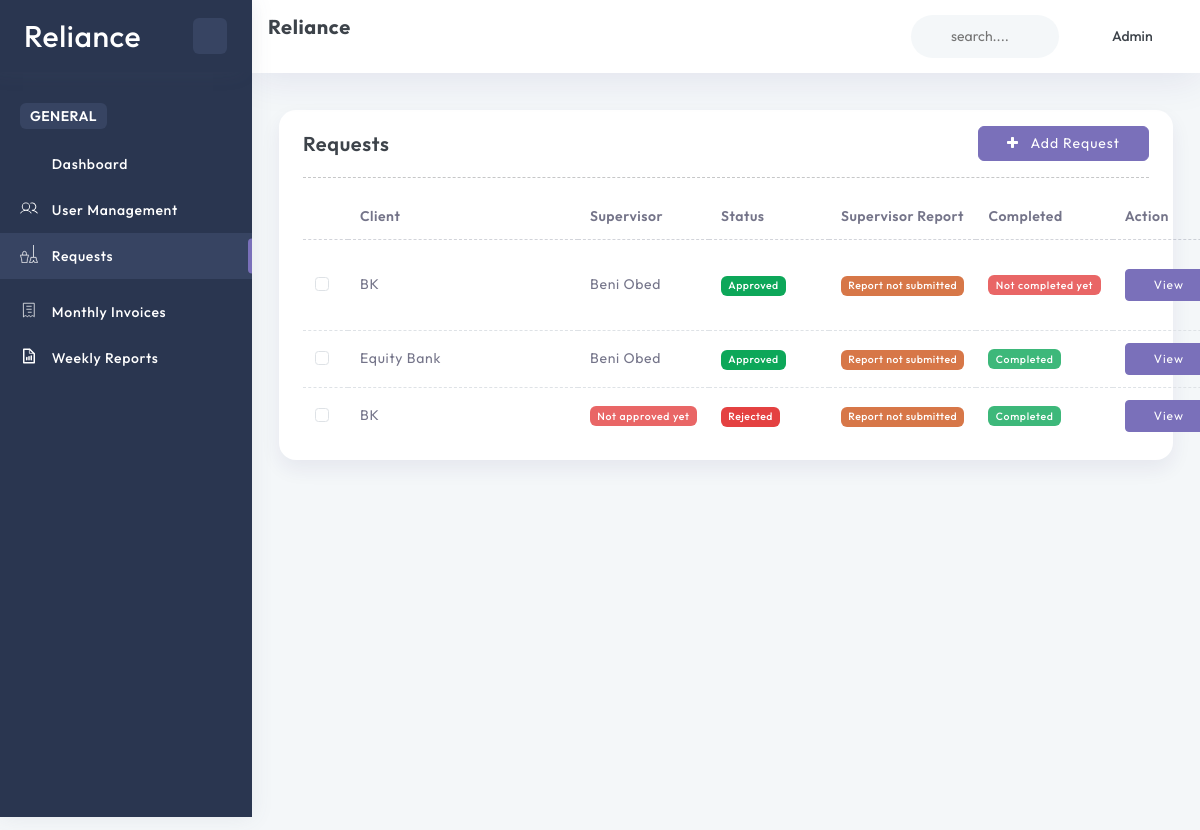
/cleanup-requests/ (signed in), run on an earlier commit of the app's database.
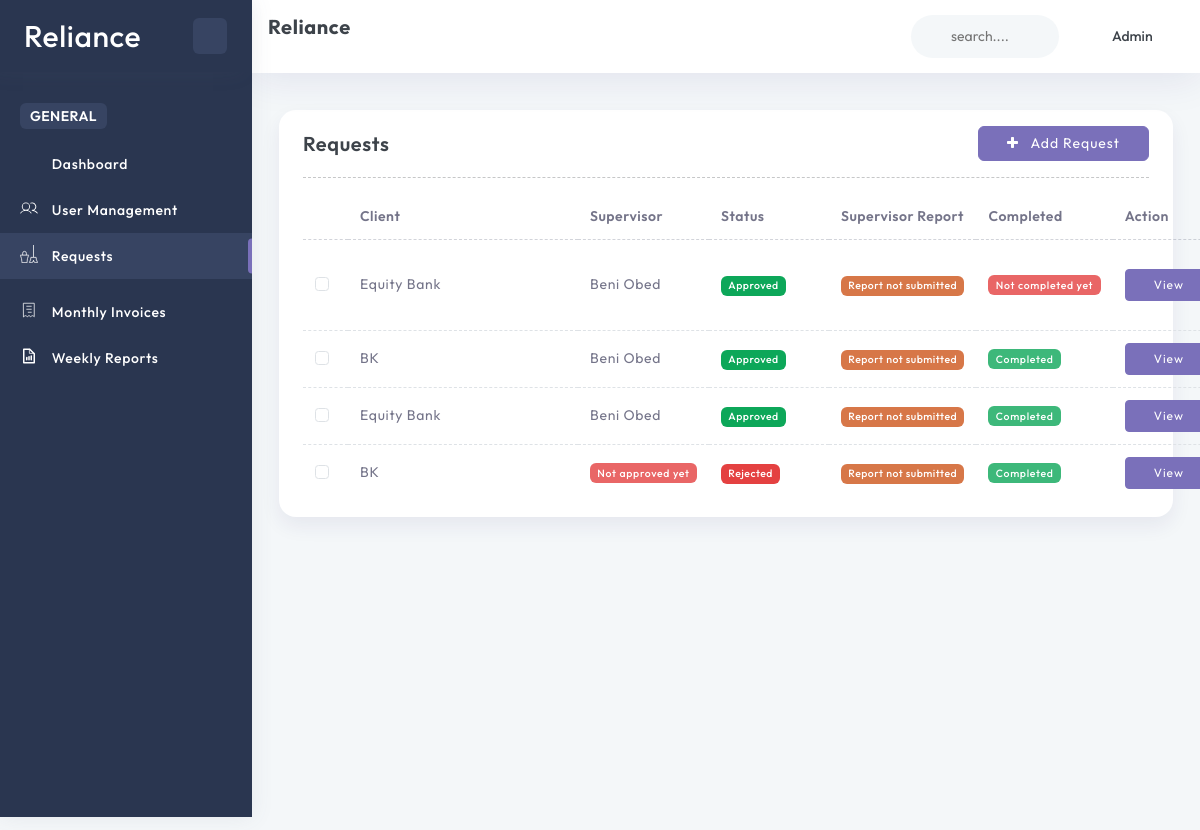
And on a later commit of the database.
### home/models.py (models this page shows, shortened)
class CleanupRequest(models.Model):
    STATUS_CHOICES = [
        ('Pending', 'Pending'),
        ('Approved', 'Approved'),
        ('Rejected', 'Rejected'),
    ]
    client = models.ForeignKey(User, on_delete=models.CASCADE, related_name='cleanup_requests')
    supervisor = models.ForeignKey(User, on_delete=models.SET_NULL, null=True, blank=True, related_name='assigned_cleanup_requests')
    status = models.CharField(max_length=10, choices=STATUS_CHOICES, default='Pending')
    description = models.TextField()
    requested_at = models.CharField(max_length=40, null=True, blank=True)
    approved_at = models.DateTimeField(null=True, blank=True)
    completed_at = models.DateTimeField(null=True, blank=True)
    invoice = models.FileField(upload_to='invoices/', null=True, blank=True)
    feedback = models.TextField(null=True, blank=True)
    supervisor_report = models.FileField(upload_to='reports/', null=True, blank=True)
    added_by = models.ForeignKey(User, on_delete=models.CASCADE, related_name='requests_added', null=True, blank=True)
    modified_by = models.ForeignKey(User, on_delete=models.CASCADE, related_name='requests_modified', null=True, blank=True)
    delete_status = models.BooleanField(default=False)
    created_at = models.DateTimeField(default=timezone.now)
    updated_at = models.DateTimeField(auto_now=True)

### account/models.py (models this page shows, shortened)
class User(AbstractBaseUser, PermissionsMixin):
    ROLE_CHOICES = (
        ('Admin', 'Admin'),
        ('Client', 'Client'),
        ('Supervisor', 'Supervisor'),
        ('Cleaner', 'Cleaner'),
    )
    GENDER_CHOICES = (
        ('Male', 'Male'),
        ('Female', 'Female'),
    )
    name = models.CharField(max_length=255)
    role = models.CharField(max_length=30, choices=ROLE_CHOICES)
    email = models.EmailField(unique=True, null=True, blank=True)
    phone_number = models.CharField(max_length=15, unique=True, null=True, blank=True)
    nid = models.CharField(max_length=15, unique=True, null=True, blank=True)
    dob = models.DateField(null=True, blank=True)
    profession = models.CharField(max_length=15, null=True, blank=True)
    image = ProcessedImageField(
        upload_to=user_image_path,
        processors=[ResizeToFill(720, 720)],
        format='JPEG',
        options={'quality': 90},
        null=True,
        blank=True,
    )
    gender = models.CharField(max_length=6, choices=GENDER_CHOICES, null=True, blank=True)
    slug = models.SlugField(unique=True, max_length=255, null=True, blank=True)
    address = models.TextField(null=True, blank=True)
    added_by = models.ForeignKey('self', on_delete=models.CASCADE, null=True, blank=True, related_name='added_users')
    is_active = models.BooleanField(default=True)
    is_staff = models.BooleanField(default=False)
    created_at = models.DateTimeField(default=timezone.now)
    updated_at = models.DateTimeField(auto_now=True)
    objects = CustomUserManager()
    USERNAME_FIELD = 'email'
    REQUIRED_FIELDS = ['name', 'role']

### home/views.py (the view)
# urls.py: path('cleanup-requests/', getCleanupRequests, name='getCleanupRequests'),
@login_required
def getCleanupRequests(request):
    if request.user.role == 'Client':
        cleanupRequests = CleanupRequest.objects.filter(client=request.user, delete_status=False).select_related('supervisor').prefetch_related('tasks').order_by('-created_at')
    elif request.user.role == 'Admin' or request.user.is_superuser:
        cleanupRequests = CleanupRequest.objects.filter(delete_status=False).select_related('client', 'supervisor').prefetch_related('tasks').order_by('-created_at')
    elif request.user.role == 'Supervisor':
        cleanupRequests = CleanupRequest.objects.filter(supervisor=request.user, delete_status=False).select_related('client').prefetch_related('tasks').order_by('-created_at')
    else:
        cleanupRequests = CleanupRequest.objects.none()
    context = {
        'cleanupRequests': cleanupRequests,
        'logged_in_user': request.user
    }
    return render(request, 'cleanuprequest/index.html', context)

### templates/cleanuprequest/index.html (shortened to what the changed rows need)
{% extends 'layouts/app.html' %}
{% load static %}
{% block content %}
    <div class="container-fluid">
        <div class="row">
            <div class="col-sm-12">
                <div class="card">
                    <div class="card-body">
                        <div class="list-product">
                            <table class="table" id="project-status">
                                <thead>
                                    <tr>
                                    <th>
                                    </th>
                                    <th><span class="f-light f-w-600">Client</span></th>
                                    <th><span class="f-light f-w-600">Supervisor</span></th>
                                    <th><span class="f-light f-w-600">Status</span></th>
                                    {% if user.is_superuser or user.role == 'Admin' %}
                                        <th><span class="f-light f-w-600">Supervisor Report</span></th>
                                    {% endif %}
                                    <th><span class="f-light f-w-600">Completed</span></th>
                                    <th><span class="f-light f-w-600">Action</span></th>
                                    </tr>
                                </thead>
                                <tbody>
                                    {% for request in cleanupRequests %}
                                        <tr class="product-removes">
                                            <td>
                                                <div class="form-check">
                                                    <input class="form-check-input checkbox-primary" type="checkbox">
                                                </div>
                                            </td>
                                            <td>
                                                <p class="f-light">{{ request.client.name }} </p>
                                            </td>
                                            <td>
                                                <p class="f-light">
                                                    {% if request.supervisor %}
                                                        {{ request.supervisor.name }}
                                                    {% else %}
                                                        <span class="badge bg-danger">Not approved yet</span>
                                                    {% endif %}
                                                </p>
                                            </td>
                                            <td>
                                                <span class="badge {% if request.status == 'Approved' %}bg-success{% elif request.status == 'Rejected' %}bg-danger{% else %}bg-warning{% endif %}">
                                                    {{ request.get_status_display }}
                                                </span>
                                            </td>
                                            {% if user.is_superuser or user.role == 'Admin' %}
                                                    <td>
                                                        {% if request.supervisor_report %}
                                                            <a href="{{ request.supervisor_report.url }}" target="_blank" class="f-light">
                                                                <span class="badge bg-success">View Supervisor Report</span>
                                                            </a>
                                                        {% else %}
                                                            <span class="badge bg-warning">Report not submitted</span>
                                                        {% endif %}
                                                    </td>
                                                {% endif %}
                                            <td>
                                                <p class="f-light">
                                                    {% if request.completed_at %}
                                                        <span class="badge bg-success">Completed</span>
                                                    {% else %}
                                                        <span class="badge bg-danger">Not completed yet</span>
                                                    {% endif %}
                                                </p>
                                            </td>
                                            <td>
                                                <div class="product-action">
                                                    <a href="{% url 'base:viewCleanupRequest' request.id %}" class="btn btn-primary btn-sm">
                                                        View
                                                    </a>
                                                </div>
                                            </td>
                                        </tr>
                                    {% endfor %}
                                </tbody>
                            </table>
                        </div>
                    </div>
                </div>
            </div>
        </div>
    </div>
{% endblock %}

What changed in the data, as far as the page shows it:
added CleanupRequest: client.name "Equity Bank", supervisor.name "Beni Obed", status "Approved", supervisor_report "Report not submitted", shows "Not completed yet"
changed CleanupRequest (number 2 of 4 on the later page): completed_at "Not completed yet" → "Completed"
